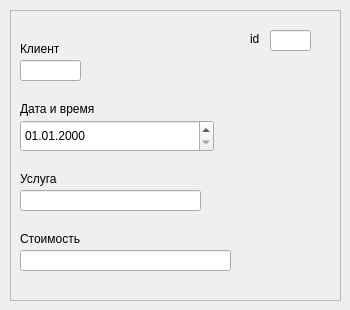
    <widget class="QWidget" name="page_ServicesHist_props">
     <property name="styleSheet">
      <string notr="true"/>
     </property>
     <widget class="QFrame" name="frame_servicesHist_props">
      <property name="geometry">
       <rect>
        <x>10</x>
        <y>10</y>
        <width>331</width>
        <height>291</height>
       </rect>
      </property>
      <property name="frameShape">
       <enum>QFrame::StyledPanel</enum>
      </property>
      <property name="frameShadow">
       <enum>QFrame::Raised</enum>
      </property>
      <widget class="QLineEdit" name="tb_servicesHist_id">
       <property name="geometry">
        <rect>
         <x>260</x>
         <y>20</y>
         <width>41</width>
         <height>21</height>
        </rect>
       </property>
       <property name="styleSheet">
        <string notr="true"/>
       </property>
       <property name="alignment">
        <set>Qt::AlignCenter</set>
       </property>
      </widget>
      <widget class="QLineEdit" name="tb_servicesHist_client">
       <property name="geometry">
        <rect>
         <x>10</x>
         <y>50</y>
         <width>61</width>
         <height>21</height>
        </rect>
       </property>
       <property name="styleSheet">
        <string notr="true"/>
       </property>
       <property name="alignment">
        <set>Qt::AlignCenter</set>
       </property>
      </widget>
      <widget class="QLineEdit" name="tb_servicesHist_service">
       <property name="geometry">
        <rect>
         <x>10</x>
         <y>180</y>
         <width>181</width>
         <height>21</height>
        </rect>
       </property>
       <property name="styleSheet">
        <string notr="true"/>
       </property>
      </widget>
      <widget class="QLineEdit" name="tb_servicesHist_cost">
       <property name="geometry">
        <rect>
         <x>10</x>
         <y>240</y>
         <width>211</width>
         <height>21</height>
        </rect>
       </property>
       <property name="styleSheet">
        <string notr="true"/>
       </property>
       <property name="inputMask">
        <string>999999</string>
       </property>
      </widget>
      <widget class="QLabel" name="label_client_lname">
       <property name="geometry">
        <rect>
         <x>10</x>
         <y>30</y>
         <width>45</width>
         <height>18</height>
        </rect>
       </property>
       <property name="text">
        <string>Клиент</string>
       </property>
      </widget>
      <widget class="QLabel" name="label_fname">
       <property name="geometry">
        <rect>
         <x>10</x>
         <y>90</y>
         <width>85</width>
         <height>18</height>
        </rect>
       </property>
       <property name="text">
        <string>Дата и время</string>
       </property>
      </widget>
      <widget class="QLabel" name="label_client_patronymic">
       <property name="geometry">
        <rect>
         <x>10</x>
         <y>160</y>
         <width>41</width>
         <height>18</height>
        </rect>
       </property>
       <property name="text">
        <string>Услуга</string>
       </property>
      </widget>
      <widget class="QLabel" name="label_client_phone">
       <property name="geometry">
        <rect>
         <x>10</x>
         <y>220</y>
         <width>68</width>
         <height>18</height>
        </rect>
       </property>
       <property name="text">
        <string>Стоимость</string>
       </property>
      </widget>
      <widget class="QLabel" name="label">
       <property name="geometry">
        <rect>
         <x>240</x>
         <y>20</y>
         <width>12</width>
         <height>18</height>
        </rect>
       </property>
       <property name="text">
        <string>id</string>
       </property>
      </widget>
      <widget class="QDateTimeEdit" name="dtpicker_servicesHist_datetime">
       <property name="geometry">
        <rect>
         <x>10</x>
         <y>110</y>
         <width>194</width>
         <height>32</height>
        </rect>
       </property>
       <property name="styleSheet">
        <string notr="true"/>
       </property>
       <property name="displayFormat">
        <string>dd.MM.yyyy</string>
       </property>
      </widget>
     </widget>
    </widget>
